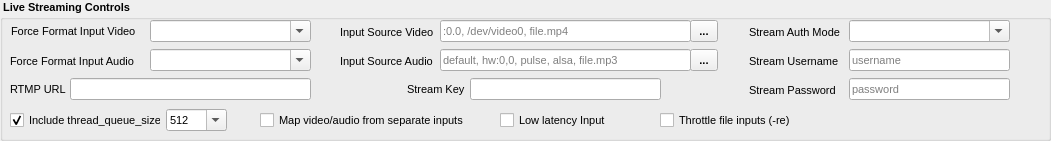
     <widget class="QGroupBox" name="groupStreamControls">
      <property name="geometry">
       <rect>
        <x>10</x>
        <y>50</y>
        <width>1051</width>
        <height>141</height>
       </rect>
      </property>
      <property name="font">
       <font>
        <pointsize>8</pointsize>
        <italic>false</italic>
        <bold>true</bold>
       </font>
      </property>
      <property name="title">
       <string> Live Streaming Controls</string>
      </property>
      <widget class="QLabel" name="l_streamKey">
       <property name="geometry">
        <rect>
         <x>407</x>
         <y>81</y>
         <width>61</width>
         <height>16</height>
        </rect>
       </property>
       <property name="font">
        <font>
         <pointsize>8</pointsize>
         <italic>false</italic>
         <bold>false</bold>
        </font>
       </property>
       <property name="text">
        <string>Stream Key</string>
       </property>
      </widget>
      <widget class="QLabel" name="l_streamRTMPUrl">
       <property name="geometry">
        <rect>
         <x>10</x>
         <y>81</y>
         <width>81</width>
         <height>16</height>
        </rect>
       </property>
       <property name="font">
        <font>
         <pointsize>8</pointsize>
         <italic>false</italic>
         <bold>false</bold>
        </font>
       </property>
       <property name="text">
        <string>RTMP URL</string>
       </property>
      </widget>
      <widget class="QLineEdit" name="streamRTMPUrl">
       <property name="geometry">
        <rect>
         <x>70</x>
         <y>78</y>
         <width>241</width>
         <height>22</height>
        </rect>
       </property>
       <property name="font">
        <font>
         <pointsize>8</pointsize>
         <italic>false</italic>
         <bold>false</bold>
        </font>
       </property>
      </widget>
      <widget class="QLineEdit" name="streamKey">
       <property name="geometry">
        <rect>
         <x>470</x>
         <y>78</y>
         <width>191</width>
         <height>22</height>
        </rect>
       </property>
       <property name="font">
        <font>
         <pointsize>8</pointsize>
         <italic>false</italic>
         <bold>false</bold>
        </font>
       </property>
       <property name="text">
        <string/>
       </property>
      </widget>
      <widget class="QLabel" name="l_ForceFormatInputVideo">
       <property name="geometry">
        <rect>
         <x>11</x>
         <y>23</y>
         <width>141</width>
         <height>16</height>
        </rect>
       </property>
       <property name="font">
        <font>
         <pointsize>8</pointsize>
         <italic>false</italic>
         <bold>false</bold>
        </font>
       </property>
       <property name="text">
        <string>Force Format Input Video</string>
       </property>
      </widget>
      <widget class="QLabel" name="l_ForceFormatInputAudio">
       <property name="geometry">
        <rect>
         <x>10</x>
         <y>53</y>
         <width>141</width>
         <height>16</height>
        </rect>
       </property>
       <property name="font">
        <font>
         <pointsize>8</pointsize>
         <italic>false</italic>
         <bold>false</bold>
        </font>
       </property>
       <property name="text">
        <string>Force Format Input Audio</string>
       </property>
      </widget>
      <widget class="QComboBox" name="ForceFormatInputVideo">
       <property name="geometry">
        <rect>
         <x>150</x>
         <y>20</y>
         <width>161</width>
         <height>22</height>
        </rect>
       </property>
       <property name="font">
        <font>
         <pointsize>8</pointsize>
         <italic>false</italic>
         <bold>false</bold>
        </font>
       </property>
       <property name="editable">
        <bool>true</bool>
       </property>
       <property name="insertPolicy">
        <enum>QComboBox::NoInsert</enum>
       </property>
       <item>
        <property name="text">
         <string/>
        </property>
       </item>
       <item>
        <property name="text">
         <string>concat</string>
        </property>
       </item>
       <item>
        <property name="text">
         <string>file</string>
        </property>
       </item>
       <item>
        <property name="text">
         <string>lavfi</string>
        </property>
       </item>
       <item>
        <property name="text">
         <string>mpegts</string>
        </property>
       </item>
       <item>
        <property name="text">
         <string>v4l2</string>
        </property>
       </item>
       <item>
        <property name="text">
         <string>x11grab</string>
        </property>
       </item>
       <item>
        <property name="text">
         <string>xcbgrab</string>
        </property>
       </item>
      </widget>
      <widget class="QComboBox" name="ForceFormatInputAudio">
       <property name="geometry">
        <rect>
         <x>150</x>
         <y>49</y>
         <width>161</width>
         <height>22</height>
        </rect>
       </property>
       <property name="font">
        <font>
         <pointsize>8</pointsize>
         <italic>false</italic>
         <bold>false</bold>
        </font>
       </property>
       <property name="editable">
        <bool>true</bool>
       </property>
       <property name="insertPolicy">
        <enum>QComboBox::NoInsert</enum>
       </property>
       <item>
        <property name="text">
         <string/>
        </property>
       </item>
       <item>
        <property name="text">
         <string>alsa</string>
        </property>
       </item>
       <item>
        <property name="text">
         <string>concat</string>
        </property>
       </item>
       <item>
        <property name="text">
         <string>dshow</string>
        </property>
       </item>
       <item>
        <property name="text">
         <string>file</string>
        </property>
       </item>
       <item>
        <property name="text">
         <string>pulse</string>
        </property>
       </item>
      </widget>
      <widget class="QLabel" name="l_streamInputVideo">
       <property name="geometry">
        <rect>
         <x>340</x>
         <y>24</y>
         <width>101</width>
         <height>16</height>
        </rect>
       </property>
       <property name="font">
        <font>
         <pointsize>8</pointsize>
         <italic>false</italic>
         <bold>false</bold>
        </font>
       </property>
       <property name="text">
        <string>Input Source Video</string>
       </property>
      </widget>
      <widget class="QLineEdit" name="streamInputVideo">
       <property name="geometry">
        <rect>
         <x>440</x>
         <y>20</y>
         <width>251</width>
         <height>22</height>
        </rect>
       </property>
       <property name="font">
        <font>
         <pointsize>8</pointsize>
         <italic>false</italic>
         <bold>false</bold>
        </font>
       </property>
       <property name="placeholderText">
        <string>:0.0, /dev/video0, file.mp4</string>
       </property>
      </widget>
      <widget class="QLineEdit" name="streamInputAudio">
       <property name="geometry">
        <rect>
         <x>440</x>
         <y>49</y>
         <width>251</width>
         <height>22</height>
        </rect>
       </property>
       <property name="font">
        <font>
         <pointsize>8</pointsize>
         <italic>false</italic>
         <bold>false</bold>
        </font>
       </property>
       <property name="placeholderText">
        <string>default, hw:0,0, pulse, alsa, file.mp3</string>
       </property>
      </widget>
      <widget class="QLabel" name="l_streamInputAudio">
       <property name="geometry">
        <rect>
         <x>340</x>
         <y>53</y>
         <width>101</width>
         <height>16</height>
        </rect>
       </property>
       <property name="font">
        <font>
         <pointsize>8</pointsize>
         <italic>false</italic>
         <bold>false</bold>
        </font>
       </property>
       <property name="text">
        <string>Input Source Audio</string>
       </property>
      </widget>
      <widget class="QComboBox" name="streamAuthMode">
       <property name="geometry">
        <rect>
         <x>849</x>
         <y>20</y>
         <width>161</width>
         <height>22</height>
        </rect>
       </property>
       <property name="font">
        <font>
         <pointsize>8</pointsize>
         <italic>false</italic>
         <bold>false</bold>
        </font>
       </property>
       <property name="toolTip">
        <string>How to send credentials to the destination.
• url — embed user:pass in the stream URL (e.g., rtmps://user:pass@host/app/key)
• basic — for protocols using auth flags (rare in streaming)
• none — no authentication.</string>
       </property>
       <property name="editable">
        <bool>true</bool>
       </property>
       <item>
        <property name="text">
         <string/>
        </property>
       </item>
       <item>
        <property name="text">
         <string>url</string>
        </property>
       </item>
       <item>
        <property name="text">
         <string>basic</string>
        </property>
       </item>
       <item>
        <property name="text">
         <string>none</string>
        </property>
       </item>
       <item>
        <property name="text">
         <string/>
        </property>
       </item>
       <item>
        <property name="text">
         <string/>
        </property>
       </item>
       <item>
        <property name="text">
         <string/>
        </property>
       </item>
      </widget>
      <widget class="QLabel" name="l_streamAuthMode">
       <property name="geometry">
        <rect>
         <x>749</x>
         <y>24</y>
         <width>101</width>
         <height>16</height>
        </rect>
       </property>
       <property name="font">
        <font>
         <pointsize>8</pointsize>
         <italic>false</italic>
         <bold>false</bold>
        </font>
       </property>
       <property name="text">
        <string>Stream Auth Mode</string>
       </property>
      </widget>
      <widget class="QLabel" name="l_streamUsername">
       <property name="geometry">
        <rect>
         <x>749</x>
         <y>53</y>
         <width>101</width>
         <height>16</height>
        </rect>
       </property>
       <property name="font">
        <font>
         <pointsize>8</pointsize>
         <italic>false</italic>
         <bold>false</bold>
        </font>
       </property>
       <property name="text">
        <string>Stream Username</string>
       </property>
      </widget>
      <widget class="QLineEdit" name="streamUsername">
       <property name="geometry">
        <rect>
         <x>849</x>
         <y>49</y>
         <width>161</width>
         <height>22</height>
        </rect>
       </property>
       <property name="font">
        <font>
         <pointsize>8</pointsize>
         <italic>false</italic>
         <bold>false</bold>
        </font>
       </property>
       <property name="toolTip">
        <string>Username for destination auth (used when mode is ‘url’).</string>
       </property>
       <property name="placeholderText">
        <string>username</string>
       </property>
      </widget>
      <widget class="QLineEdit" name="streamPassword">
       <property name="geometry">
        <rect>
         <x>849</x>
         <y>78</y>
         <width>161</width>
         <height>22</height>
        </rect>
       </property>
       <property name="font">
        <font>
         <pointsize>8</pointsize>
         <italic>false</italic>
         <bold>false</bold>
        </font>
       </property>
       <property name="toolTip">
        <string>Password for destination auth (used when mode is ‘url’)</string>
       </property>
       <property name="inputMethodHints">
        <set>Qt::ImhSensitiveData</set>
       </property>
       <property name="maxLength">
        <number>255</number>
       </property>
       <property name="placeholderText">
        <string>password</string>
       </property>
       <property name="clearButtonEnabled">
        <bool>false</bool>
       </property>
      </widget>
      <widget class="QLabel" name="l_streamPassword">
       <property name="geometry">
        <rect>
         <x>749</x>
         <y>82</y>
         <width>101</width>
         <height>16</height>
        </rect>
       </property>
       <property name="font">
        <font>
         <pointsize>8</pointsize>
         <italic>false</italic>
         <bold>false</bold>
        </font>
       </property>
       <property name="text">
        <string>Stream Password</string>
       </property>
      </widget>
      <widget class="QCheckBox" name="checkIncludeTQS">
       <property name="geometry">
        <rect>
         <x>10</x>
         <y>110</y>
         <width>151</width>
         <height>20</height>
        </rect>
       </property>
       <property name="font">
        <font>
         <pointsize>8</pointsize>
         <italic>false</italic>
         <bold>false</bold>
        </font>
       </property>
       <property name="toolTip">
        <string>Add -thread_queue_size to each input (video/audio) to 
smooth live capture. Default: 512.</string>
       </property>
       <property name="text">
        <string>Include thread_queue_size</string>
       </property>
       <property name="checked">
        <bool>true</bool>
       </property>
      </widget>
      <widget class="QCheckBox" name="checkLowLatencyInput">
       <property name="geometry">
        <rect>
         <x>500</x>
         <y>110</y>
         <width>111</width>
         <height>20</height>
        </rect>
       </property>
       <property name="font">
        <font>
         <pointsize>8</pointsize>
         <italic>false</italic>
         <bold>false</bold>
        </font>
       </property>
       <property name="toolTip">
        <string>Reduce input buffering (-fflags nobuffer) on each input. Helps latency; may drop late frames.</string>
       </property>
       <property name="text">
        <string>Low latency Input</string>
       </property>
      </widget>
      <widget class="QCheckBox" name="checkMapAVInputs">
       <property name="geometry">
        <rect>
         <x>260</x>
         <y>110</y>
         <width>211</width>
         <height>20</height>
        </rect>
       </property>
       <property name="font">
        <font>
         <pointsize>8</pointsize>
         <italic>false</italic>
         <bold>false</bold>
        </font>
       </property>
       <property name="toolTip">
        <string>Explicitly map video from the video input and audio from the audio input
(-map 0:v:0 -map 1:a:0). Prevents wrong-source audio.</string>
       </property>
       <property name="text">
        <string>Map video/audio from separate inputs</string>
       </property>
       <property name="checked">
        <bool>false</bool>
       </property>
      </widget>
      <widget class="QComboBox" name="tqsSizeCombo">
       <property name="geometry">
        <rect>
         <x>166</x>
         <y>109</y>
         <width>61</width>
         <height>22</height>
        </rect>
       </property>
       <property name="font">
        <font>
         <pointsize>8</pointsize>
         <italic>false</italic>
         <bold>false</bold>
        </font>
       </property>
       <property name="editable">
        <bool>true</bool>
       </property>
       <item>
        <property name="text">
         <string>512</string>
        </property>
       </item>
       <item>
        <property name="text">
         <string>1024</string>
        </property>
       </item>
       <item>
        <property name="text">
         <string>2048</string>
        </property>
       </item>
       <item>
        <property name="text">
         <string>4096</string>
        </property>
       </item>
       <item>
        <property name="text">
         <string>8192</string>
        </property>
       </item>
       <item>
        <property name="text">
         <string>16384</string>
        </property>
       </item>
      </widget>
      <widget class="QToolButton" name="AddVideoStreamFile">
       <property name="geometry">
        <rect>
         <x>690</x>
         <y>20</y>
         <width>28</width>
         <height>22</height>
        </rect>
       </property>
       <property name="toolTip">
        <string>Choose a file to stream.</string>
       </property>
       <property name="text">
        <string>...</string>
       </property>
      </widget>
      <widget class="QCheckBox" name="checkReadFilesRealTime">
       <property name="geometry">
        <rect>
         <x>660</x>
         <y>110</y>
         <width>141</width>
         <height>20</height>
        </rect>
       </property>
       <property name="font">
        <font>
         <pointsize>8</pointsize>
         <italic>false</italic>
         <bold>false</bold>
        </font>
       </property>
       <property name="toolTip">
        <string>Insert -re before any file inputs so ffmpeg reads them in real time. Not used for live capture.
Should be on when streaming files</string>
       </property>
       <property name="text">
        <string>Throttle file inputs (-re)</string>
       </property>
      </widget>
      <widget class="QToolButton" name="AddAudioStreamFile">
       <property name="geometry">
        <rect>
         <x>690</x>
         <y>49</y>
         <width>28</width>
         <height>22</height>
        </rect>
       </property>
       <property name="toolTip">
        <string>Choose a file to stream.</string>
       </property>
       <property name="text">
        <string>...</string>
       </property>
      </widget>
     </widget>
